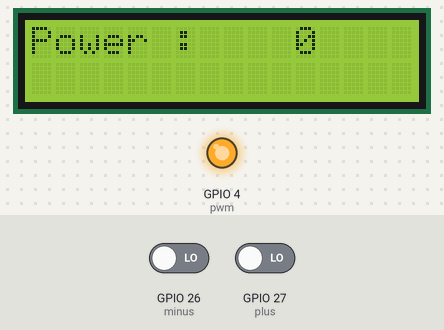
A sketch run on a simulated ESP32. Shown: 16×2 character LCD, output pins drawn as LEDs (lit = HIGH). The inputs (shaded band) are chosen by the test bench; at power-on: GPIO 26 (minus) LOW, GPIO 27 (plus) LOW. EEPROM starts erased; what the sketch prints to the serial monitor is not drawn.

Above: at 1.3 s.
1.4 s: GPIO 26 (minus) driven HIGH
2.9 s: GPIO 26 (minus) driven LOW
4.6 s: GPIO 27 (plus) driven HIGH
6.1 s: GPIO 27 (plus) driven LOW
At 7.6 s:
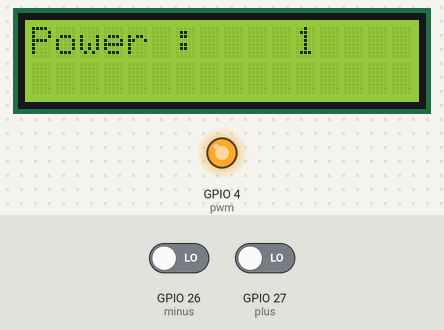
Timing chart, 0 to 8.7 s (numbered marks = the images above; inputs shaded):
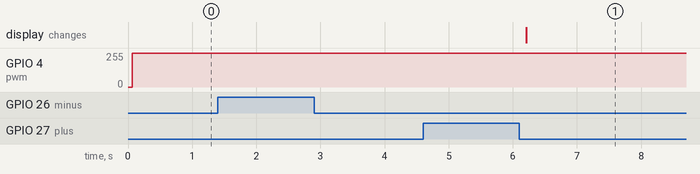

The sketch:

hvdc1.ino
```cpp
#include <Wire.h>
#include <LiquidCrystal_I2C.h>
#include <EEPROM.h>

#define SCL 22
#define SDA 21
#define minus 26
#define plus 27
#define pwm 4     //D4 Flyback Driver
#define ledChannel 0
#define resolution 8

int freq=15000;
int fS=170;

LiquidCrystal_I2C lcd(0x27,16,2);  // set the LCD address to 0x27 for a 16 chars and 2 line display

void disp(int val){
  int real=255-val;
  lcd.setCursor(0,0);
  lcd.print("Power : ");
  lcd.setCursor(11,0);
  lcd.print("  ");
  lcd.setCursor(11,0);
  lcd.print(String(real));
  delay(100);
  }

void genPWM(int dutyCyc=255){
  if(dutyCyc>170){
      ledcSetup(ledChannel, freq, resolution);
      ledcAttachPin(pwm, ledChannel);
      ledcWrite(ledChannel, dutyCyc);}
}

void action_change(int val) {

    if(val>0){fS++;}
    if(val<0){fS--;}
    if(fS>255){fS=255;}
    if(fS<170){fS=170;}
    genPWM(fS);
    disp(fS);
    EEPROM.write(0,fS);
    EEPROM.commit();
    Serial.println(String(fS));
  }


void setup(){
  Serial.begin(115200);
  EEPROM.begin(10);
  pinMode(plus,INPUT);
  pinMode(minus,INPUT);
  fS=255;
  int ig=EEPROM.read(0);
  if(ig>170 && ig <256){fS=ig;}
  Serial.println("EEPROM value:"+ String(ig));
  lcd.init();                 // initialize the lcd
  lcd.backlight();
  genPWM();
  genPWM(fS);
  disp(fS);
}

void loop(){

  if(digitalRead(plus)){
    Serial.println("plus");
    while(digitalRead(plus)){delay(1);}
    delay(100);
    action_change(-1);}

  if(digitalRead(minus)){
    Serial.println("minus");
    while(digitalRead(minus)){delay(1);}
    delay(100);
    action_change(1);}

}
```

Measured:
- after the input at 1.4 s, every drawn part: stays the same
- after the input at 2.9 s, every drawn part: stays the same
- after the input at 4.6 s, every drawn part: stays the same
- after the input at 6.1 s, GPIO 4 (pwm): 255/255 → 253/255 after 0.10 s; the display: changes after 0.11 s (image 1)
